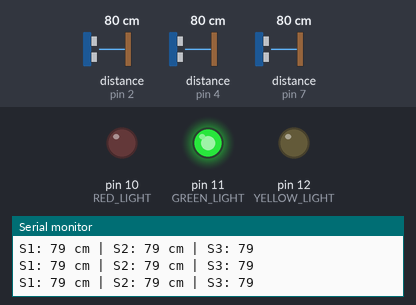
A sketch run on a simulated Arduino Uno, built with avr-gcc and run on an emulated ATmega328P. Parts: output pins drawn as LEDs (lit = HIGH), the last lines printed to the serial monitor. Wiring (inferred from the names in the program): 3 × ultrasonic range finder: trigger pin 3, echo pin 2 / trigger pin 5, echo pin 4 / trigger pin 6, echo pin 7. Inputs (shaded band) come from the test bench; at power-on: distance to the obstacle (sensors on pin 2, pin 4, pin 7) 80 cm. The echo pulse lasts 58.3 µs per cm; pins used as bus, display or sensor lines are not drawn.

Above: at 1.2 s.
1.3 s: distance to the obstacle (sensor on pin 2) set to 9 cm
4.3 s: distance to the obstacle (sensor on pin 2) set to 6 cm
At 5.3 s:
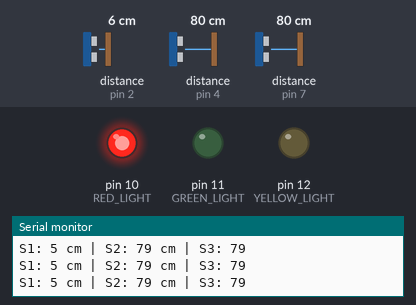
5.9 s: distance to the obstacle (sensor on pin 4) set to 2 cm
8.9 s: distance to the obstacle (sensor on pin 2) set to 18 cm
At 9.6 s:
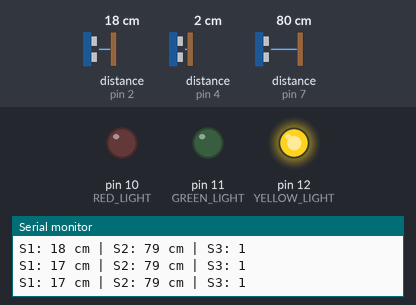
10.5 s: distance to the obstacle (sensor on pin 7) set to 120 cm
13.5 s: distance to the obstacle (sensor on pin 2) set to 2 cm
At 14.8 s:
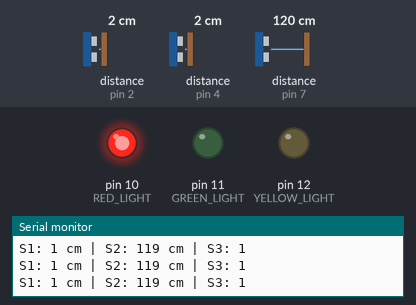
Timing chart, 0 to 16.1 s (numbered marks = the images above; inputs shaded):
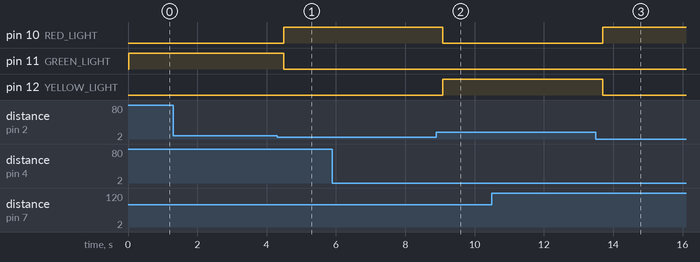

The sketch:

trafficlight.ino
```cpp
#define trigPin1 3
#define echoPin1 2
#define trigPin2 6
#define echoPin2 7
#define trigPin3 5
#define echoPin3 4

#define RED_LIGHT 10
#define YELLOW_LIGHT 12
#define GREEN_LIGHT 11

void setup() {
  Serial.begin(9600);

  // Sensors
  pinMode(trigPin1, OUTPUT);
  pinMode(echoPin1, INPUT);
  pinMode(trigPin2, OUTPUT);
  pinMode(echoPin2, INPUT);
  pinMode(trigPin3, OUTPUT);
  pinMode(echoPin3, INPUT);

  // Traffic Lights
  pinMode(RED_LIGHT, OUTPUT);
  pinMode(YELLOW_LIGHT, OUTPUT);
  pinMode(GREEN_LIGHT, OUTPUT);
}

void loop() {
  long duration1, distance1;
  long duration2, distance2;
  long duration3, distance3;

  // Sensor 1
  digitalWrite(trigPin1, LOW);
  delayMicroseconds(2);
  digitalWrite(trigPin1, HIGH);
  delayMicroseconds(10);
  digitalWrite(trigPin1, LOW);
  duration1 = pulseIn(echoPin1, HIGH);
  distance1 = (duration1 / 2) / 29.1;

  // Sensor 2
  digitalWrite(trigPin2, LOW);
  delayMicroseconds(2);
  digitalWrite(trigPin2, HIGH);
  delayMicroseconds(10);
  digitalWrite(trigPin2, LOW);
  duration2 = pulseIn(echoPin2, HIGH);
  distance2 = (duration2 / 2) / 29.1;

  // Sensor 3
  digitalWrite(trigPin3, LOW);
  delayMicroseconds(2);
  digitalWrite(trigPin3, HIGH);
  delayMicroseconds(10);
  digitalWrite(trigPin3, LOW);
  duration3 = pulseIn(echoPin3, HIGH);
  distance3 = (duration3 / 2) / 29.1;

  Serial.print("S1: "); Serial.print(distance1);
  Serial.print(" cm | S2: "); Serial.print(distance2);
  Serial.print(" cm | S3: "); Serial.println(distance3);

  // Traffic light logic
  if (distance1 < 7) {           // Train arrived
    digitalWrite(RED_LIGHT, HIGH);
    digitalWrite(YELLOW_LIGHT, LOW);
    digitalWrite(GREEN_LIGHT, LOW);
  }
  else if (distance3 < 7) {      // Train approaching gate
    digitalWrite(RED_LIGHT, LOW);
    digitalWrite(YELLOW_LIGHT, HIGH);
    digitalWrite(GREEN_LIGHT, LOW);
  }
  else if (distance2 < 7) {      // Train departed
    digitalWrite(RED_LIGHT, LOW);
    digitalWrite(YELLOW_LIGHT, LOW);
    digitalWrite(GREEN_LIGHT, HIGH);
  }
  else {                          // Default state
    digitalWrite(RED_LIGHT, LOW);
    digitalWrite(YELLOW_LIGHT, LOW);
    digitalWrite(GREEN_LIGHT, HIGH);
  }

  delay(200);
}
```

Measured:
- the behaviour switches between 8 and 7 cm on distance to the obstacle (sensor on pin 2) (found by bisection; images 0 and 1)
- after the input at 4.3 s, pin 10 (RED_LIGHT): LOW → HIGH after 0.19 s; pin 11 (GREEN_LIGHT): HIGH → LOW after 0.19 s
- after the input at 8.9 s, pin 10 (RED_LIGHT): HIGH → LOW after 0.18 s; pin 12 (YELLOW_LIGHT): LOW → HIGH after 0.18 s
- after the input at 13.5 s, pin 10 (RED_LIGHT): LOW → HIGH after 0.20 s; pin 12 (YELLOW_LIGHT): HIGH → LOW after 0.20 s
